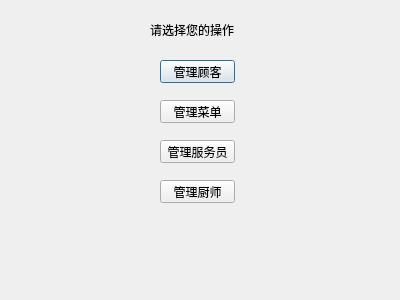
<?xml version="1.0" encoding="UTF-8"?>
<ui version="4.0">
 <class>administrator</class>
 <widget class="QDialog" name="administrator">
  <property name="geometry">
   <rect>
    <x>0</x>
    <y>0</y>
    <width>400</width>
    <height>300</height>
   </rect>
  </property>
  <property name="windowTitle">
   <string>Dialog</string>
  </property>
  <widget class="QPushButton" name="pushButton">
   <property name="geometry">
    <rect>
     <x>160</x>
     <y>60</y>
     <width>75</width>
     <height>23</height>
    </rect>
   </property>
   <property name="text">
    <string>管理顾客</string>
   </property>
  </widget>
  <widget class="QPushButton" name="pushButton_2">
   <property name="geometry">
    <rect>
     <x>160</x>
     <y>100</y>
     <width>75</width>
     <height>23</height>
    </rect>
   </property>
   <property name="text">
    <string>管理菜单</string>
   </property>
  </widget>
  <widget class="QPushButton" name="pushButton_3">
   <property name="geometry">
    <rect>
     <x>160</x>
     <y>140</y>
     <width>75</width>
     <height>23</height>
    </rect>
   </property>
   <property name="text">
    <string>管理服务员</string>
   </property>
  </widget>
  <widget class="QPushButton" name="pushButton_4">
   <property name="geometry">
    <rect>
     <x>160</x>
     <y>180</y>
     <width>75</width>
     <height>23</height>
    </rect>
   </property>
   <property name="text">
    <string>管理厨师</string>
   </property>
  </widget>
  <widget class="QLabel" name="label">
   <property name="geometry">
    <rect>
     <x>150</x>
     <y>20</y>
     <width>111</width>
     <height>20</height>
    </rect>
   </property>
   <property name="text">
    <string>请选择您的操作</string>
   </property>
  </widget>
 </widget>
 <resources/>
 <connections/>
</ui>
